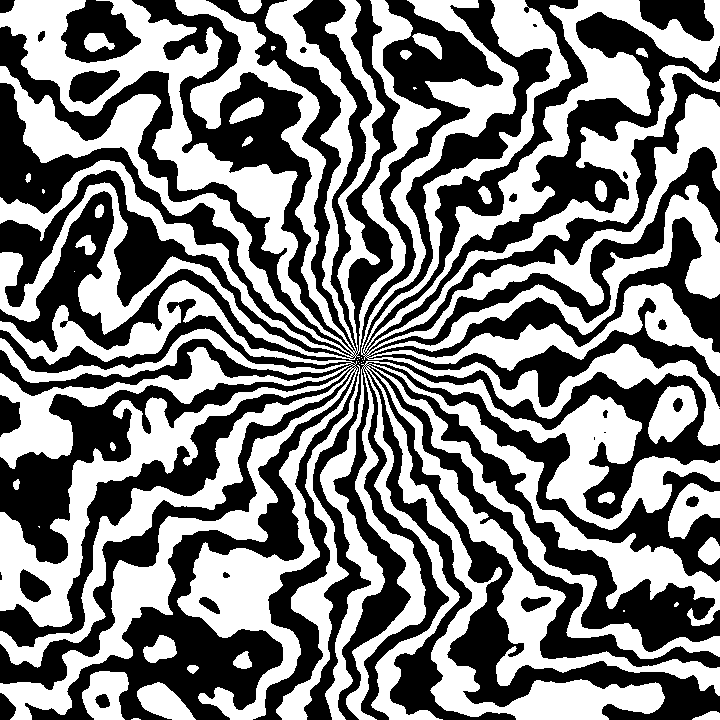
Frame 1 (no input)
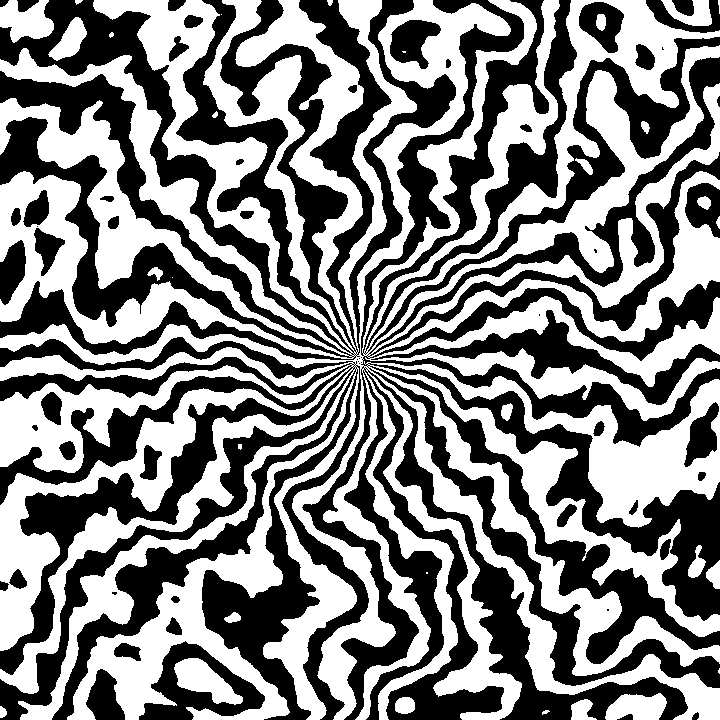
Frame 60 (the mouse pressed at the canvas centre just before this capture)
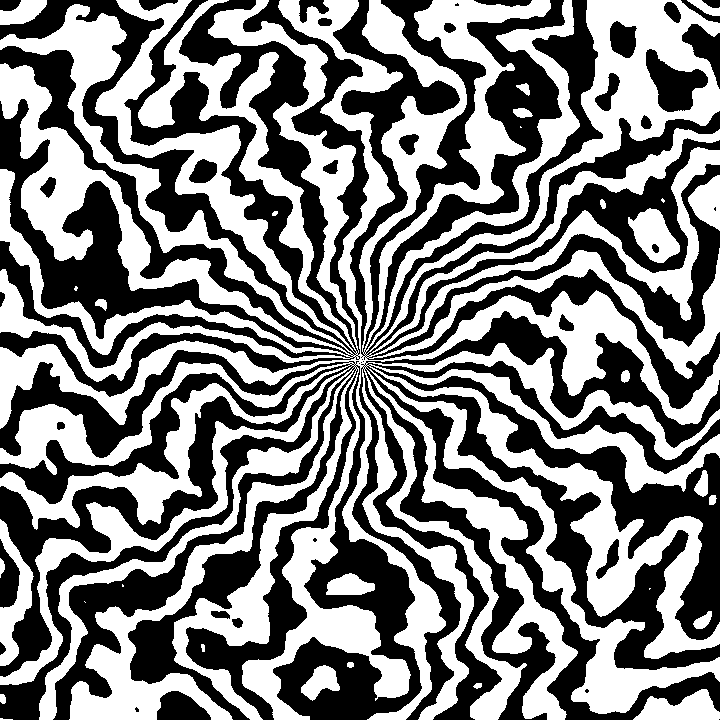
Frame 120 (the mouse held since frame 60 and released just before this capture)

The Processing sketch that drew these frames (run headless with seeded random() and noise(); from frame 60 on, the mouse is pressed at the canvas centre):

// Processing sketch: sketch_152020_BlackWhiteWaterRipple
// ── sketch_152020_BlackWhiteWaterRipple.pde
int x,y;float t;
void setup(){size(720,720);}
void draw(){
t+=.0002;
loadPixels();
for(y=0;y<720;y++)for(x=0;x<720;x++)
pixels[y*720+x]=color(((atan2(360-x,360-y)+PI)+noise(x*.01,y*.01,(dist(x,y,360,360)-t*5000)*.01+t)+t)%(PI/16)<PI/32?0:255);
updatePixels();}
